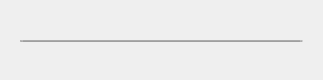
<?xml version="1.0" encoding="UTF-8"?>
<ui version="4.0">
 <class>PreloadView</class>
 <widget class="QWidget" name="PreloadView">
  <property name="geometry">
   <rect>
    <x>0</x>
    <y>0</y>
    <width>323</width>
    <height>78</height>
   </rect>
  </property>
  <property name="windowTitle">
   <string>预加载页面</string>
  </property>
  <layout class="QVBoxLayout" name="verticalLayout">
   <item>
    <widget class="QWidget" name="widget" native="true">
     <layout class="QVBoxLayout" name="verticalLayout_2">
      <item>
       <widget class="QLabel" name="content_label">
        <property name="sizePolicy">
         <sizepolicy hsizetype="Preferred" vsizetype="Preferred">
          <horstretch>0</horstretch>
          <verstretch>0</verstretch>
         </sizepolicy>
        </property>
        <property name="styleSheet">
         <string notr="true"/>
        </property>
        <property name="text">
         <string/>
        </property>
        <property name="alignment">
         <set>Qt::AlignCenter</set>
        </property>
       </widget>
      </item>
      <item>
       <widget class="QProgressBar" name="progressBar">
        <property name="maximumSize">
         <size>
          <width>16777215</width>
          <height>2</height>
         </size>
        </property>
        <property name="value">
         <number>0</number>
        </property>
        <property name="textVisible">
         <bool>false</bool>
        </property>
       </widget>
      </item>
      <item>
       <widget class="QLabel" name="hint_label">
        <property name="sizePolicy">
         <sizepolicy hsizetype="Preferred" vsizetype="Fixed">
          <horstretch>0</horstretch>
          <verstretch>0</verstretch>
         </sizepolicy>
        </property>
        <property name="styleSheet">
         <string notr="true">color:  rgb(108, 108, 108);
font-size: 10px</string>
        </property>
        <property name="text">
         <string/>
        </property>
        <property name="alignment">
         <set>Qt::AlignRight|Qt::AlignTrailing|Qt::AlignVCenter</set>
        </property>
       </widget>
      </item>
     </layout>
    </widget>
   </item>
  </layout>
 </widget>
 <resources/>
 <connections/>
</ui>
